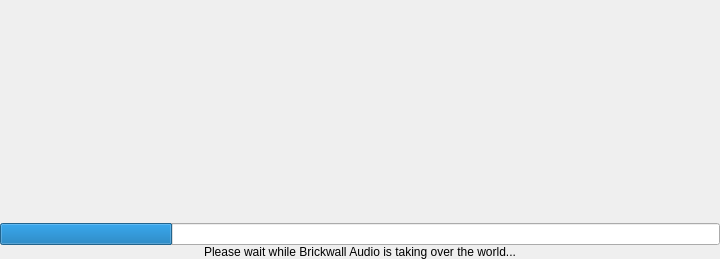
<?xml version="1.0" encoding="UTF-8"?>
<ui version="4.0">
 <class>Tools::SplashScreen</class>
 <widget class="QDialog" name="Tools::SplashScreen">
  <property name="windowModality">
   <enum>Qt::ApplicationModal</enum>
  </property>
  <property name="geometry">
   <rect>
    <x>0</x>
    <y>0</y>
    <width>720</width>
    <height>259</height>
   </rect>
  </property>
  <property name="sizePolicy">
   <sizepolicy hsizetype="MinimumExpanding" vsizetype="MinimumExpanding">
    <horstretch>0</horstretch>
    <verstretch>0</verstretch>
   </sizepolicy>
  </property>
  <property name="windowTitle">
   <string>Dialog</string>
  </property>
  <property name="modal">
   <bool>true</bool>
  </property>
  <layout class="QVBoxLayout" name="verticalLayout">
   <property name="spacing">
    <number>0</number>
   </property>
   <property name="sizeConstraint">
    <enum>QLayout::SetMinimumSize</enum>
   </property>
   <property name="margin">
    <number>0</number>
   </property>
   <item>
    <widget class="QLabel" name="labelSplash">
     <property name="text">
      <string/>
     </property>
     <property name="pixmap">
      <pixmap resource="../ui/icon-resources.qrc">:/splash/splash/brickwall.jpg</pixmap>
     </property>
     <property name="scaledContents">
      <bool>false</bool>
     </property>
    </widget>
   </item>
   <item>
    <widget class="QProgressBar" name="progressBar">
     <property name="maximum">
      <number>300</number>
     </property>
     <property name="value">
      <number>72</number>
     </property>
     <property name="textVisible">
      <bool>false</bool>
     </property>
    </widget>
   </item>
   <item>
    <widget class="QLabel" name="labelText">
     <property name="sizePolicy">
      <sizepolicy hsizetype="Preferred" vsizetype="Maximum">
       <horstretch>0</horstretch>
       <verstretch>0</verstretch>
      </sizepolicy>
     </property>
     <property name="text">
      <string>Please wait while Brickwall Audio is taking over the world...</string>
     </property>
     <property name="alignment">
      <set>Qt::AlignCenter</set>
     </property>
    </widget>
   </item>
  </layout>
 </widget>
 <resources>
  <include location="../ui/icon-resources.qrc"/>
 </resources>
 <connections/>
</ui>
